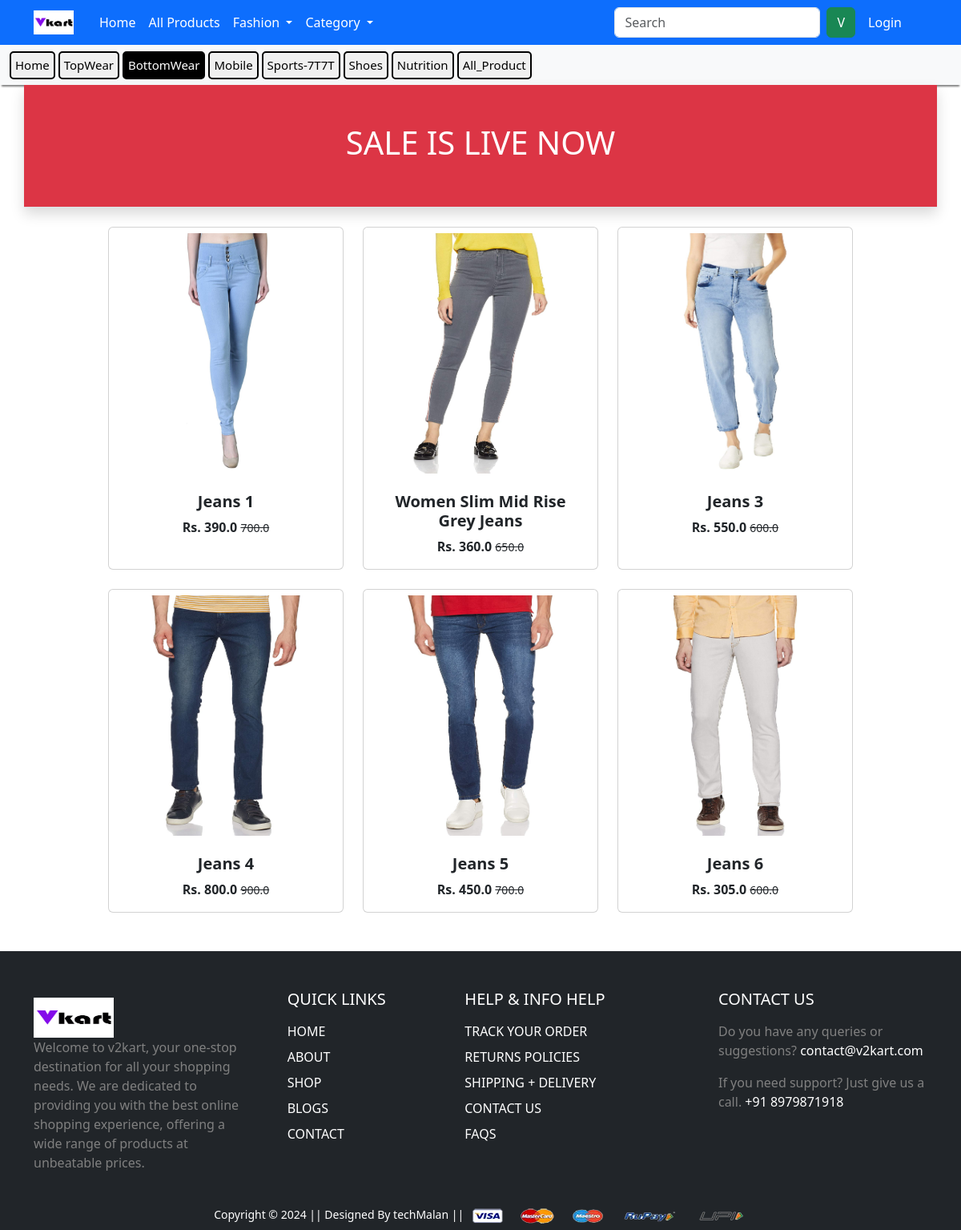
Screenshot of /bottom-wear/ with the database file from the repository.
### app/models.py (models this page shows, shortened)
class Product(models.Model):
 title = models.CharField(max_length=100)
 selling_price = models.FloatField()
 discounted_price = models.FloatField()
 description = models.TextField()
 brand = models.CharField(max_length=100)
 category = models.CharField( choices=CATEGORY_CHOICES, max_length=2)
 product_image = models.ImageField(upload_to='productimg')

### app/views.py (the view)
# urls.py: path('bottom-wear/',views.bottom, name='bottom-wear'),
def bottom(request):
	totalitem = 0
	if request.user.is_authenticated:
		totalitem = len(Cart.objects.filter(user=request.user))
	bottomwears = Product.objects.filter(category='BW')
	return render(request,'app/bottom.html',{'bottomwears':bottomwears,'totalitem':totalitem})

### app/templates/app/bottom.html (shortened to what this page needs)
{% extends "app/base.html" %}
{% block livesale %}
{% include "app/btns.html" %}
<div class="container">
  <div class="row bg-danger text-center p-5 text-white border-bottom shadow">
    <h1>SALE IS LIVE NOW</h1>
  </div>
</div>
{% endblock livesale %}
{% block main-content %}
<div class="container d-flex justify-content-center">
  <div class="col-sm-10">
    <div class="row">
      {% for b in bottomwears %}
      <div class="col-6 col-md-4 mt-4">
        <div class="card text-center h-100">
          <a href="{% url 'product-detail' b.id %}" class="btn">
            <img src="{{b.product_image.url}}" alt="{{b.title}}" class="card-img-top" height="300">
          </a>
          <div class="card-body">
            <h5 class="card-title fw-bold">{{b.title}}</h5>
            <p class="card-text fw-bold">Rs. {{b.discounted_price}} <small class="fw-light text-decoration-line-through">{{b.selling_price}}</small></p>
          </div>
        </div>
      </div>
      {% endfor %}
    </div>
  </div>
</div>
{% endblock main-content %}

### app/templates/app/base.html (style rules this page uses)
a { text-decoration: none; color: white; }

### rows the page displays
Product: product_image (picture), title "Jeans 1", discounted_price "390.0", selling_price "700.0"
Product: product_image (picture), title "Women Slim Mid Rise Grey Jeans", discounted_price "360.0", selling_price "650.0"
Product: product_image (picture), title "Jeans 3", discounted_price "550.0", selling_price "600.0"
Product: product_image (picture), title "Jeans 4", discounted_price "800.0", selling_price "900.0"
Product: product_image (picture), title "Jeans 5", discounted_price "450.0", selling_price "700.0"
Product: product_image (picture), title "Jeans 6", discounted_price "305.0", selling_price "600.0"
